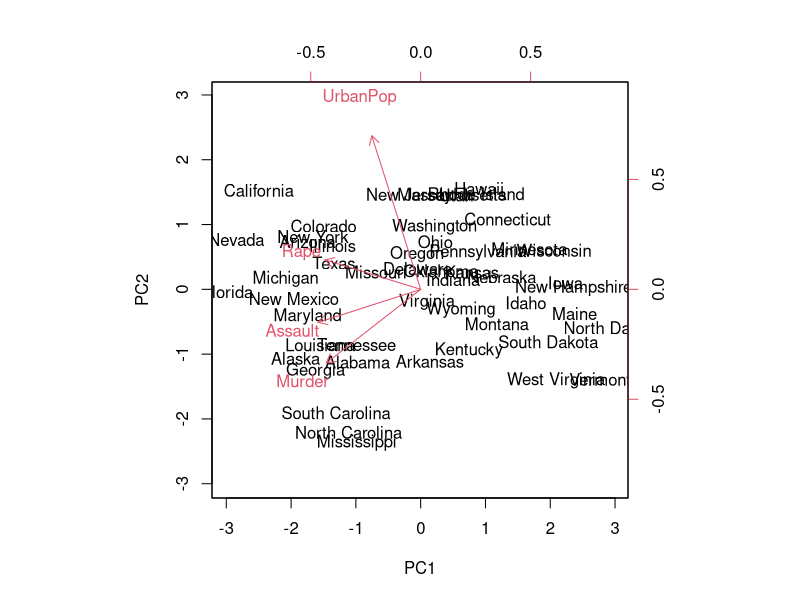
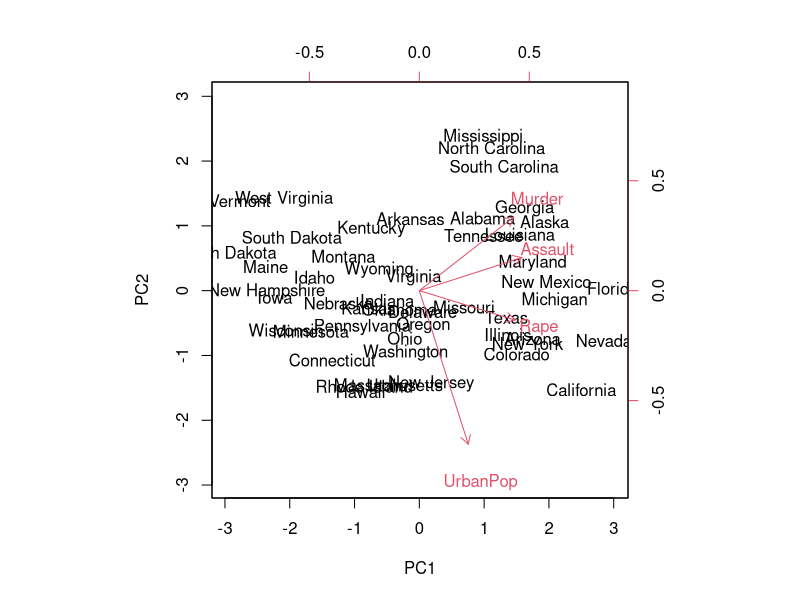
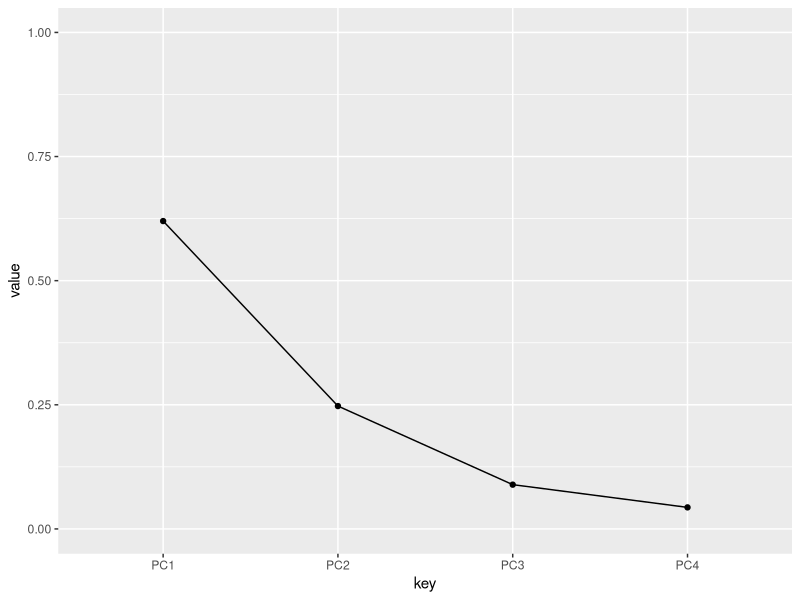
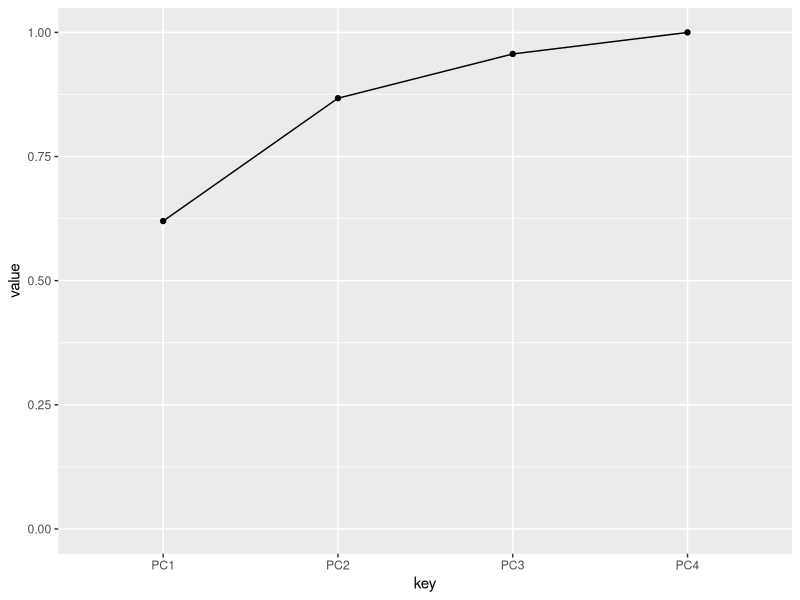
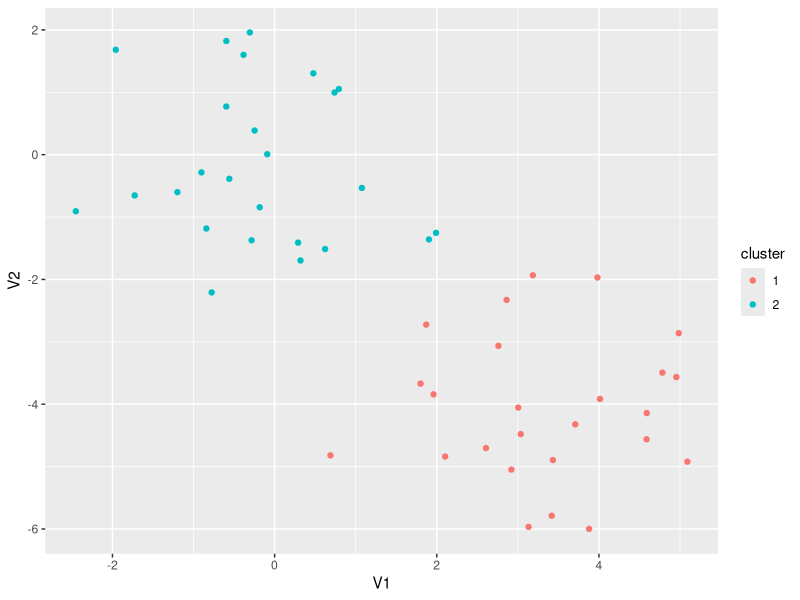

Write R code to recreate these figures, in order.
## ---- chunk 1
knitr::opts_chunk$set(echo = TRUE)
## ---- chunk 2
library(dplyr)
library(ggplot2)
## ---- chunk 3
USArrests %>% as_tibble(rownames = "states")
## ---- chunk 4
pr.out <- prcomp(USArrests, scale = TRUE)
## ---- chunk 5
pr.out$rotation

#第一主成分のloading vectorだけを取得する
pr.out$rotation[,1]
## ---- chunk 6
pr.out$x %>% as_tibble(rownames = "states")

#理屈どおりか確認
#元データとloading vectorからscoreを再現できる
#下の計算がpro.out$x[1,1]と一致する
alabama.scaled <- (USArrests[1,] - pr.out$center) / pr.out$scale
sum(alabama.scaled * pr.out$rotation[,1]) 
## ---- chunk 7
biplot(pr.out, scale = 0)

#loading vectorの正負を反転させてもOK
pr.out$rotation <- - pr.out$rotation
pr.out$x <- - pr.out$x
biplot(pr.out, scale = 0)
## ---- chunk 8
#scree plot
pve <- pr.out$x %>% as_tibble %>% 
  summarise_all(var) %>% 
  tidyr::gather(key, value) %>% 
  mutate(value = value / sum(value))  

pve %>%
  ggplot(aes(key, value)) + geom_line(aes(group = 1)) + geom_point() + ylim(0,1)

pve %>% 
  mutate(value = cumsum(value)) %>% 
  ggplot(aes(key, value)) + geom_line(aes(group = 1)) + geom_point() + ylim(0,1)
## ---- chunk 9
library(dplyr)
library(ggplot2)
## ---- chunk 10
set.seed(2)
x <- matrix(rnorm(50*2), ncol = 2)
#first 25 observations are under different distribution
x[1:25, 1] <- x[1:25, 1] + 3
x[1:25, 2] <- x[1:25, 2] - 4
## ---- chunk 11
km.out <- kmeans(x, 2, nstart = 20)
## ---- chunk 12
km.out$cluster
x %>%
  as_tibble %>%
  mutate(cluster = km.out$cluster %>% factor) %>%
  ggplot(aes(V1, V2)) + geom_point(aes(color = cluster)) 
km.out
